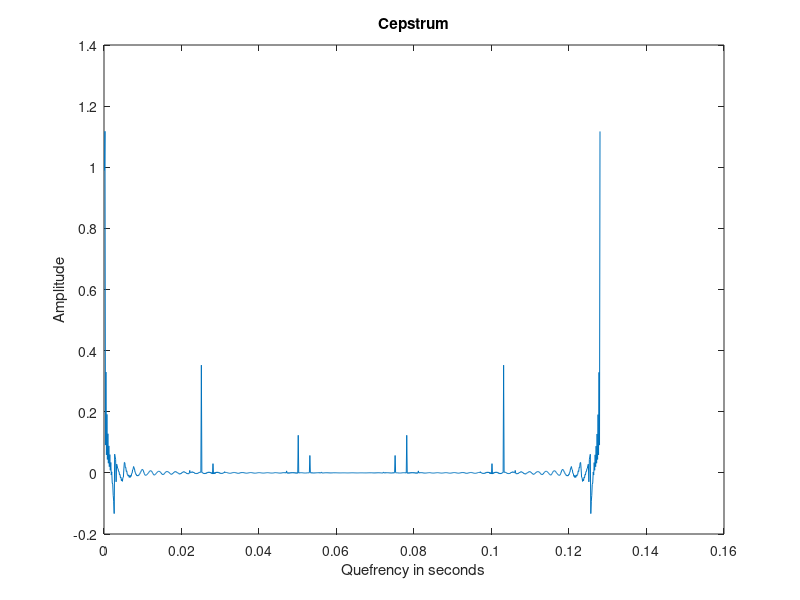
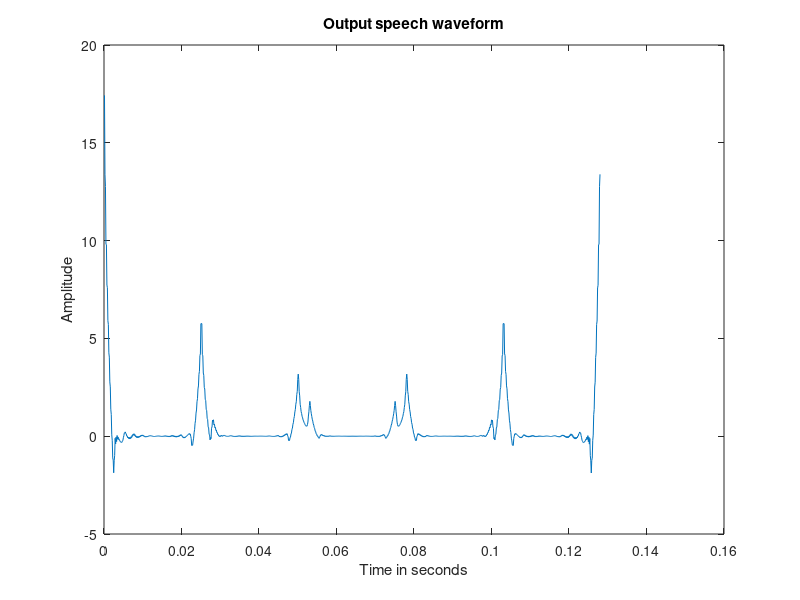

Write the MATLAB code that produced these figures, in order. (Note: this script raises an error after producing the figures.)

%Get cepstrum values from file

fid=fopen('cepstrum.txt','r');
cepo=fscanf(fid,'%f');
fclose(fid);

%Get final output values from file

fid=fopen('finvalues.txt','r');
No=fscanf(fid,'%d',1);
Fso=fscanf(fid,'%d',1);
fino=fscanf(fid,'%f');
fclose(fid);

Tso=(1/Fso);
no=[(1*Tso):Tso:(No*Tso)];

% Plot cepstrum

figure,plot(no,cepo);
title('Cepstrum');
xlabel('Quefrency in seconds');
ylabel('Amplitude');

%Plot final output waveform

figure,plot(no,fino);
title('Output speech waveform');
xlabel('Time in seconds');
ylabel('Amplitude');

wavplay(fino);
